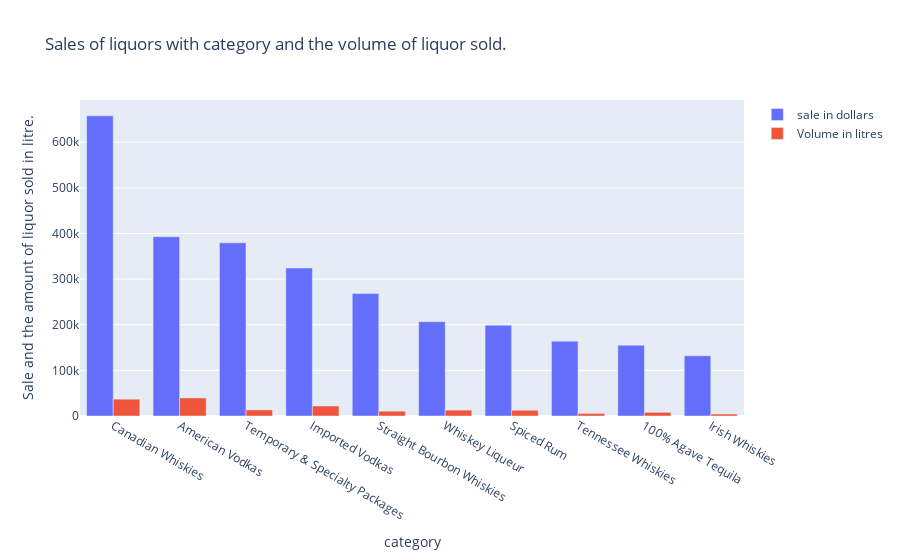

The code cell stored with this chart in its notebook:
### Code cell
fig = go.Figure(data=[
    go.Bar(name='sale in dollars',x=top_count.index, y=top_count['Sale (Dollars)']),
    go.Bar(name='Volume in litres',x=top_count.index, y=top_count['Volume Sold (Liters)'])
])
# Change the bar mode
fig.update_layout(barmode='group',title="Sales of liquors with category and the volume of liquor sold.",
    xaxis_title=" category",
    yaxis_title="Sale and the amount of liquor sold in litre.",)
fig.show()

### Figure 1 — Plotly figure (JSON) as saved in the notebook; plotly's stock layout.template omitted (floating-point values rounded to 4 significant figures)
{"data": [{"name": "sale in dollars", "type": "bar", "x": ["Canadian Whiskies", "American Vodkas", "Temporary & Specialty Packages", "Imported Vodkas", "Straight Bourbon Whiskies", "Whiskey Liqueur", "Spiced Rum", "Tennessee Whiskies", "100% Agave Tequila", "Irish Whiskies"], "y": [658000.0, 393000.0, 379500.0, 324600.0, 268500.0, 206700.0, 199100.0, 164100.0, 155300.0, 132100.0]}, {"name": "Volume in litres", "type": "bar", "x": ["Canadian Whiskies", "American Vodkas", "Temporary & Specialty Packages", "Imported Vodkas", "Straight Bourbon Whiskies", "Whiskey Liqueur", "Spiced Rum", "Tennessee Whiskies", "100% Agave Tequila", "Irish Whiskies"], "y": [36880.0, 39590.0, 13320.0, 21970.0, 10530.0, 12910.0, 12610.0, 5624.0, 8058.0, 4283.0]}], "layout": {"barmode": "group", "title": {"text": "Sales of liquors with category and the volume of liquor sold."}, "xaxis": {"title": {"text": " category"}}, "yaxis": {"title": {"text": "Sale and the amount of liquor sold in litre."}}}}
